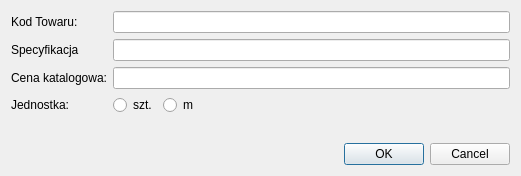
<?xml version="1.0" encoding="UTF-8"?>
<ui version="4.0">
 <class>NowyTowar</class>
 <widget class="QDialog" name="NowyTowar">
  <property name="geometry">
   <rect>
    <x>0</x>
    <y>0</y>
    <width>521</width>
    <height>176</height>
   </rect>
  </property>
  <property name="windowTitle">
   <string>Utwórz nowy towar</string>
  </property>
  <layout class="QVBoxLayout" name="verticalLayout">
   <item>
    <layout class="QFormLayout" name="formLayout">
     <property name="fieldGrowthPolicy">
      <enum>QFormLayout::AllNonFixedFieldsGrow</enum>
     </property>
     <item row="0" column="0">
      <widget class="QLabel" name="kodTowaruLabel">
       <property name="text">
        <string>Kod Towaru:</string>
       </property>
      </widget>
     </item>
     <item row="0" column="1">
      <widget class="QLineEdit" name="kod"/>
     </item>
     <item row="1" column="0">
      <widget class="QLabel" name="specyfikacjaLabel">
       <property name="text">
        <string>Specyfikacja</string>
       </property>
      </widget>
     </item>
     <item row="1" column="1">
      <widget class="QLineEdit" name="spec"/>
     </item>
     <item row="2" column="0">
      <widget class="QLabel" name="label_4">
       <property name="text">
        <string>Cena katalogowa:</string>
       </property>
      </widget>
     </item>
     <item row="2" column="1">
      <widget class="QLineEdit" name="cena"/>
     </item>
     <item row="3" column="0">
      <widget class="QLabel" name="label_5">
       <property name="text">
        <string>Jednostka:</string>
       </property>
      </widget>
     </item>
     <item row="3" column="1">
      <layout class="QHBoxLayout" name="horizontalLayout">
       <item>
        <widget class="QRadioButton" name="r_szt">
         <property name="text">
          <string>szt.</string>
         </property>
        </widget>
       </item>
       <item>
        <widget class="QRadioButton" name="r_m">
         <property name="text">
          <string>m</string>
         </property>
        </widget>
       </item>
       <item>
        <spacer name="horizontalSpacer">
         <property name="orientation">
          <enum>Qt::Horizontal</enum>
         </property>
         <property name="sizeHint" stdset="0">
          <size>
           <width>40</width>
           <height>20</height>
          </size>
         </property>
        </spacer>
       </item>
      </layout>
     </item>
    </layout>
   </item>
   <item>
    <widget class="QDialogButtonBox" name="buttonBox">
     <property name="orientation">
      <enum>Qt::Horizontal</enum>
     </property>
     <property name="standardButtons">
      <set>QDialogButtonBox::Cancel|QDialogButtonBox::Ok</set>
     </property>
    </widget>
   </item>
  </layout>
 </widget>
 <resources/>
 <connections>
  <connection>
   <sender>buttonBox</sender>
   <signal>accepted()</signal>
   <receiver>NowyTowar</receiver>
   <slot>accept()</slot>
   <hints>
    <hint type="sourcelabel">
     <x>248</x>
     <y>254</y>
    </hint>
    <hint type="destinationlabel">
     <x>157</x>
     <y>274</y>
    </hint>
   </hints>
  </connection>
  <connection>
   <sender>buttonBox</sender>
   <signal>rejected()</signal>
   <receiver>NowyTowar</receiver>
   <slot>reject()</slot>
   <hints>
    <hint type="sourcelabel">
     <x>316</x>
     <y>260</y>
    </hint>
    <hint type="destinationlabel">
     <x>286</x>
     <y>274</y>
    </hint>
   </hints>
  </connection>
 </connections>
</ui>
